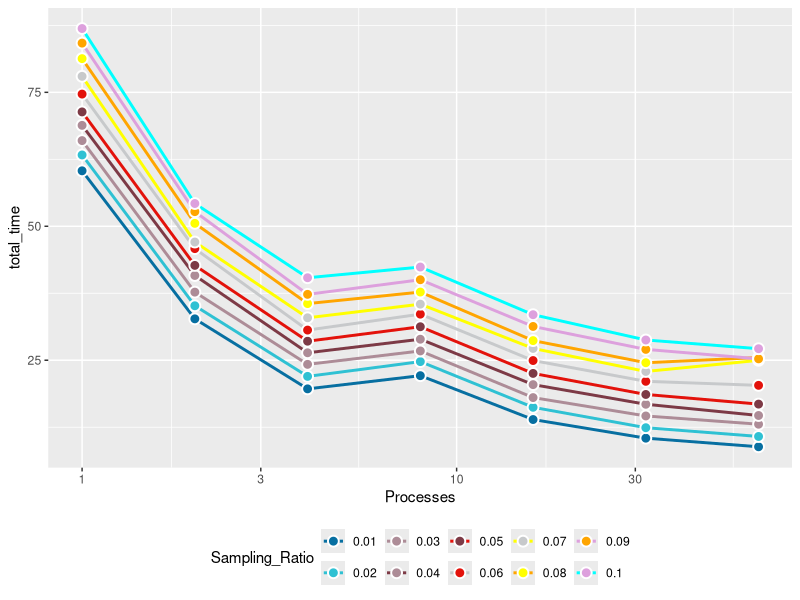
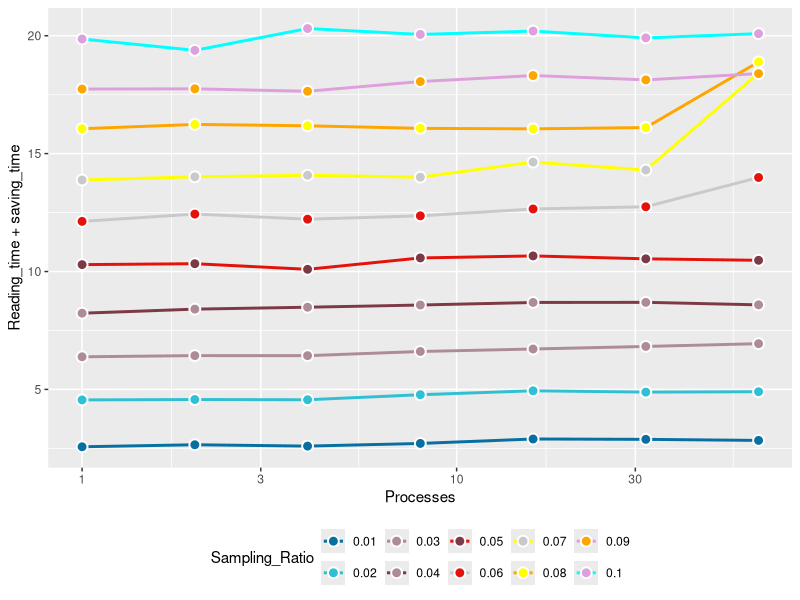
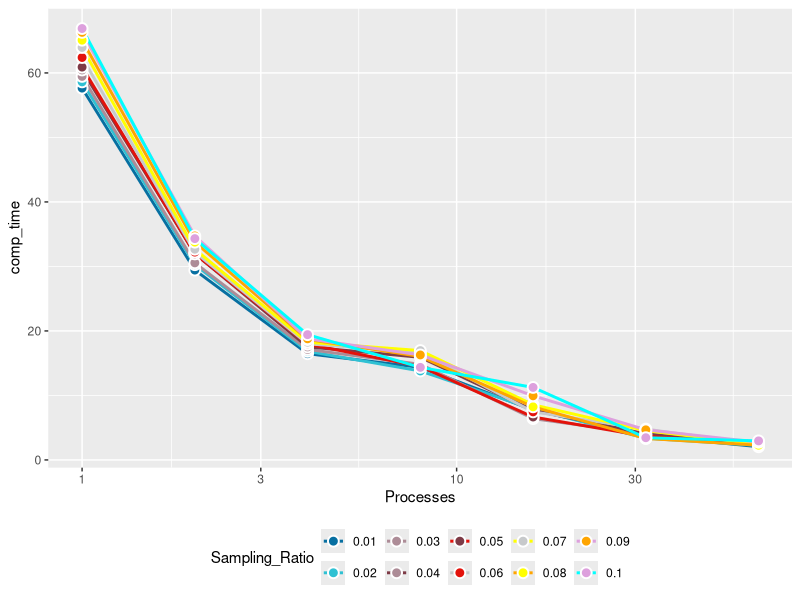
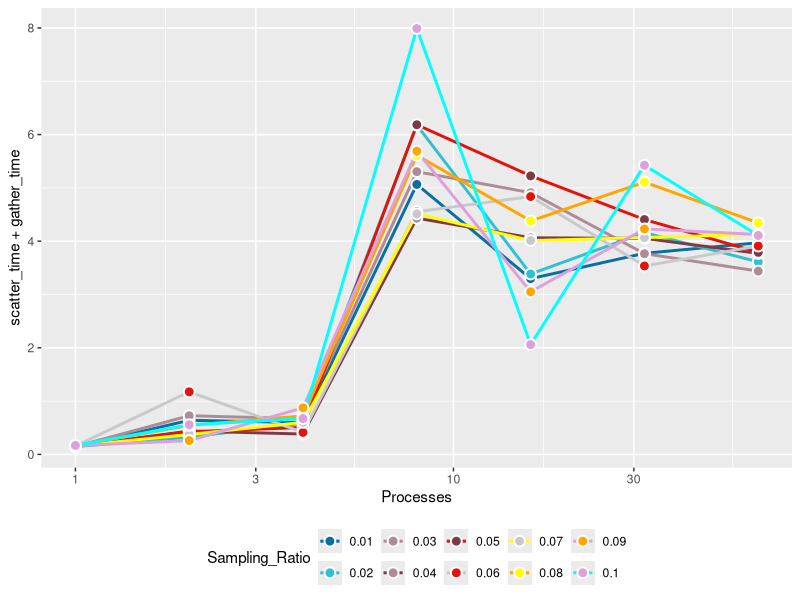
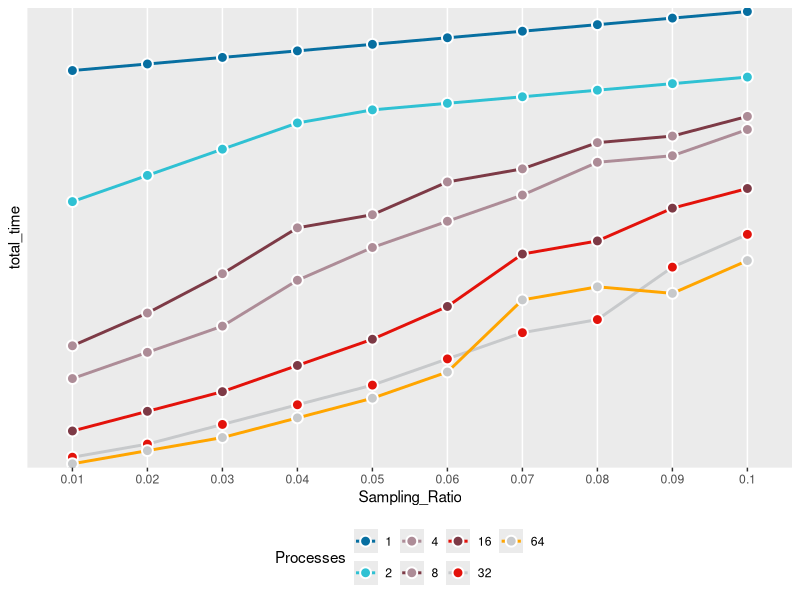
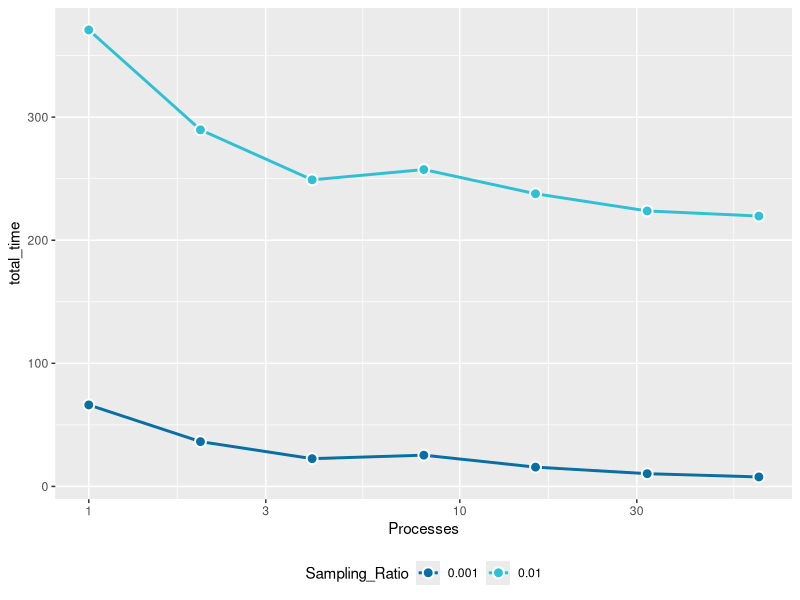
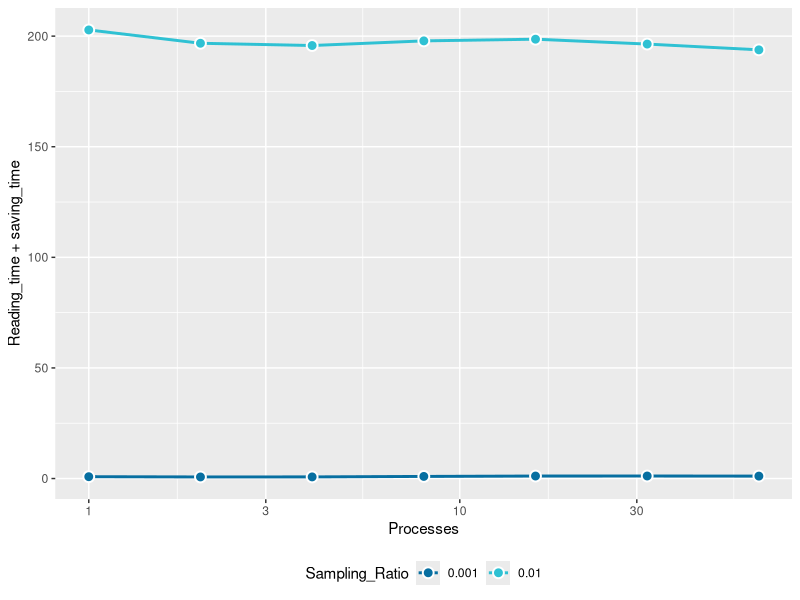
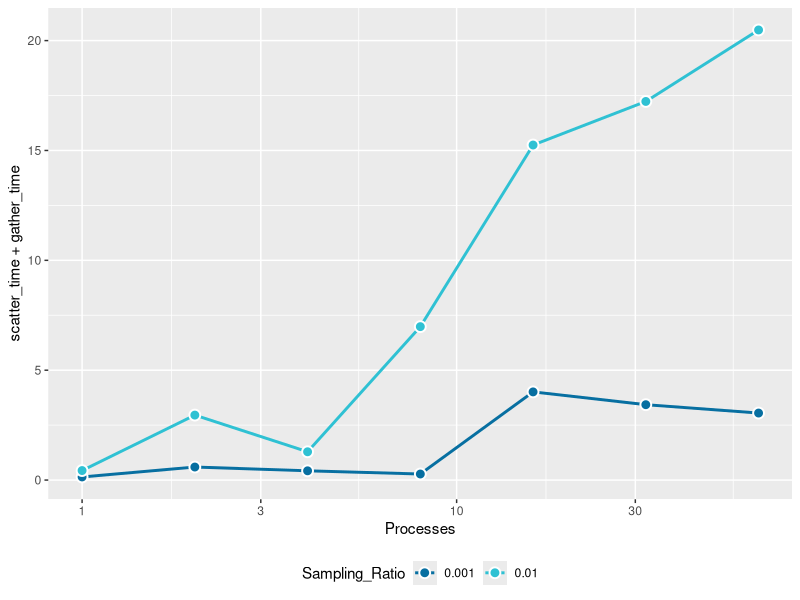

Generate these figures, in order, with R:
library(ggplot2)

BROWN <- "#AD8C97"
BROWN_DARKER <- "#7d3a46"
GREEN <- "#2FC1D3"
BLUE <- "#076FA1"
GREY <- "#C7C9CB"
GREY_DARKER <- "#5C5B5D"
RED <- "#E3120B"


srs <- as.data.frame(read.csv("srs_time.csv", header = F))
colnames(srs) <- c("Processes","Sampling_Ratio","Reading_time","scatter_time","comp_time","gather_time","saving_time","total_time")
srs_new <- as.matrix(srs[order(srs$Sampling_Ratio, decreasing = F), ])
srs_reduced <- matrix(0, ncol = 8, nrow = 70)

for(i in 1:70)
{
  temp <- rep(0,6)
  for(j in 1:10)
  {
    temp = temp + as.vector(srs_new[10*(i-1)+j,3:8])
  }
  srs_reduced[i,] = c(srs_new[10*(i-1)+1,1],srs_new[10*(i-1)+1,2],temp/10)
}

colnames(srs_reduced) <- c("Processes","Sampling_Ratio","Reading_time","scatter_time","comp_time","gather_time","saving_time","total_time")
srs_reduced = as.data.frame(srs_reduced)
srs_reduced$Sampling_Ratio = factor(as.numeric(srs_reduced$Sampling_Ratio ))


plt1 <- ggplot(srs_reduced, aes(x = Processes, y = total_time), group = Sampling_Ratio) +
  geom_line(aes(color = Sampling_Ratio), linewidth = 1) +
  geom_point(
    aes(fill = Sampling_Ratio), 
    size = 3, 
    pch = 21, # Type of point that allows us to have both color (border) and fill.
    color = "white", 
    stroke = 1 # The width of the border, i.e. stroke.
  ) + scale_color_manual(values = c(BLUE, GREEN, BROWN,BROWN_DARKER,RED,GREY,"yellow", "orange","plum","cyan")) +
  scale_fill_manual(values = c(BLUE, GREEN, BROWN, BROWN,BROWN_DARKER,RED,GREY,"yellow", "orange","plum","cyan")) +
  scale_x_log10()+
  # Do not include any legend
  theme(legend.position = "bottom")

plt1

plt8 <- ggplot(srs_reduced, aes(x = Processes, y = Reading_time+saving_time), group = Sampling_Ratio) +
  geom_line(aes(color = Sampling_Ratio), linewidth = 1) +
  geom_point(
    aes(fill = Sampling_Ratio), 
    size = 3, 
    pch = 21, # Type of point that allows us to have both color (border) and fill.
    color = "white", 
    stroke = 1 # The width of the border, i.e. stroke.
  ) + scale_color_manual(values = c(BLUE, GREEN, BROWN,BROWN_DARKER,RED,GREY,"yellow", "orange","plum","cyan")) +
  scale_fill_manual(values = c(BLUE, GREEN, BROWN, BROWN,BROWN_DARKER,RED,GREY,"yellow", "orange","plum","cyan")) +
  scale_x_log10()+
  # Do not include any legend
  theme(legend.position = "bottom")

plt8



plt9 <- ggplot(srs_reduced, aes(x = Processes, y = comp_time), group = Sampling_Ratio) +
  geom_line(aes(color = Sampling_Ratio), linewidth = 1) +
  geom_point(
    aes(fill = Sampling_Ratio), 
    size = 3, 
    pch = 21, # Type of point that allows us to have both color (border) and fill.
    color = "white", 
    stroke = 1 # The width of the border, i.e. stroke.
  ) + scale_color_manual(values = c(BLUE, GREEN, BROWN,BROWN_DARKER,RED,GREY,"yellow", "orange","plum","cyan")) +
  scale_fill_manual(values = c(BLUE, GREEN, BROWN, BROWN,BROWN_DARKER,RED,GREY,"yellow", "orange","plum","cyan")) +
  scale_x_log10()+
  # Do not include any legend
  theme(legend.position = "bottom")

plt9

plt9 <- ggplot(srs_reduced, aes(x = Processes, y = scatter_time+ gather_time), group = Sampling_Ratio) +
  geom_line(aes(color = Sampling_Ratio), linewidth = 1) +
  geom_point(
    aes(fill = Sampling_Ratio), 
    size = 3, 
    pch = 21, # Type of point that allows us to have both color (border) and fill.
    color = "white", 
    stroke = 1 # The width of the border, i.e. stroke.
  ) + scale_color_manual(values = c(BLUE, GREEN, BROWN,BROWN_DARKER,RED,GREY,"yellow", "orange","plum","cyan")) +
  scale_fill_manual(values = c(BLUE, GREEN, BROWN, BROWN,BROWN_DARKER,RED,GREY,"yellow", "orange","plum","cyan")) +
  scale_x_log10()+
  # Do not include any legend
  theme(legend.position = "bottom")

plt9


srs_reduced <- srs_reduced[order(srs_reduced$Processes, decreasing = F), ]
srs_reduced = as.matrix(srs_reduced)
srs_reduced = as.data.frame(srs_reduced)
srs_reduced$Processes = factor(as.numeric(srs_reduced$Processes ))
plt2 <- ggplot(srs_reduced, aes(x = Sampling_Ratio, y = total_time, group = Processes)) +
  geom_line(aes(color = Processes), linewidth = 1) +
  geom_point(
    aes(fill = Processes), 
    size = 3, 
    pch = 21, # Type of point that allows us to have both color (border) and fill.
    color = "white", 
    stroke = 1 # The width of the border, i.e. stroke.
  ) + scale_color_manual(values = c(BLUE, GREEN, BROWN,BROWN_DARKER,RED,GREY,"orange")) +
  scale_fill_manual(values = c(BLUE, GREEN, BROWN, BROWN,BROWN_DARKER,RED,GREY,"orange")) + 
  scale_y_discrete(breaks = seq(1,90,by = 15)) + theme(legend.position = "bottom")

plt2


library(dplyr)
vbs <- as.data.frame(read.csv("vbs_time.csv"),header=F)
colnames(vbs) <-  c("Processes","Bins", "Sampling_Ratio","Reading_time","scatter_time","comp_time","gather_time","saving_time","total_time")
vbs_time_node <- filter(vbs, vbs$Bins == 16)
vbs_time_node <- as.matrix(vbs_time_node[order(vbs_time_node$Sampling_Ratio), ])
curr = 1
j=1
vbs_red_16 <- matrix(0,ncol = 8,nrow = 19)
for(i in 1:19)
{
  temp = rep(0,6)
  k=0
  while(j<=87 && vbs_time_node[j,1] == curr)
  {
    temp = temp + vbs_time_node[j, 4:9]
    j=j+1
    k=k+1
  }
  vbs_red_16[i, ] = c(vbs_time_node[j-1,1],vbs_time_node[j-1,3],temp/k)
  curr = 2*curr
  if(curr == 128){curr = 1}
}
colnames(vbs_red_16) = c("Processes", "Sampling_Ratio","Reading_time","scatter_time","comp_time","gather_time","saving_time","total_time")

vbs_red_16 = as.data.frame(vbs_red_16)
vbs_red_16 = vbs_red_16[-(15:19), ]
vbs_red_16$Sampling_Ratio = factor(vbs_red_16$Sampling_Ratio )


plt3 <- ggplot(vbs_red_16, aes(x = Processes, y = total_time), group = Sampling_Ratio) +
  geom_line(aes(color = Sampling_Ratio), linewidth = 1) +
  geom_point(
    aes(fill = Sampling_Ratio), 
    size = 3, 
    pch = 21, # Type of point that allows us to have both color (border) and fill.
    color = "white", 
    stroke = 1 # The width of the border, i.e. stroke.
  ) + scale_color_manual(values = c(BLUE, GREEN, BROWN,BROWN_DARKER,RED,GREY,"yellow", "orange","plum","cyan")) +
  scale_fill_manual(values = c(BLUE, GREEN, BROWN, BROWN,BROWN_DARKER,RED,GREY,"yellow", "orange","plum","cyan")) +
  scale_x_log10()+
  # Do not include any legend
  theme(legend.position = "bottom")

plt3

plt10 <- ggplot(vbs_red_16, aes(x = Processes, y = Reading_time+saving_time), group = Sampling_Ratio) +
  geom_line(aes(color = Sampling_Ratio), linewidth = 1) +
  geom_point(
    aes(fill = Sampling_Ratio), 
    size = 3, 
    pch = 21, # Type of point that allows us to have both color (border) and fill.
    color = "white", 
    stroke = 1 # The width of the border, i.e. stroke.
  ) + scale_color_manual(values = c(BLUE, GREEN, BROWN,BROWN_DARKER,RED,GREY,"yellow", "orange","plum","cyan")) +
  scale_fill_manual(values = c(BLUE, GREEN, BROWN, BROWN,BROWN_DARKER,RED,GREY,"yellow", "orange","plum","cyan")) +
  scale_x_log10()+
  # Do not include any legend
  theme(legend.position = "bottom")

plt10

plt11 <- ggplot(vbs_red_16, aes(x = Processes, y = scatter_time+gather_time), group = Sampling_Ratio) +
  geom_line(aes(color = Sampling_Ratio), linewidth = 1) +
  geom_point(
    aes(fill = Sampling_Ratio), 
    size = 3, 
    pch = 21, # Type of point that allows us to have both color (border) and fill.
    color = "white", 
    stroke = 1 # The width of the border, i.e. stroke.
  ) + scale_color_manual(values = c(BLUE, GREEN, BROWN,BROWN_DARKER,RED,GREY,"yellow", "orange","plum","cyan")) +
  scale_fill_manual(values = c(BLUE, GREEN, BROWN, BROWN,BROWN_DARKER,RED,GREY,"yellow", "orange","plum","cyan")) +
  scale_x_log10()+
  # Do not include any legend
  theme(legend.position = "bottom")

plt11


plt12 <- ggplot(vbs_red_16, aes(x = Processes, y = comp_time), group = Sampling_Ratio) +
  geom_line(aes(color = Sampling_Ratio), linewidth = 1) +
  geom_point(
    aes(fill = Sampling_Ratio), 
    size = 3, 
    pch = 21, # Type of point that allows us to have both color (border) and fill.
    color = "white", 
    stroke = 1 # The width of the border, i.e. stroke.
  ) + scale_color_manual(values = c(BLUE, GREEN, BROWN,BROWN_DARKER,RED,GREY,"yellow", "orange","plum","cyan")) +
  scale_fill_manual(values = c(BLUE, GREEN, BROWN, BROWN,BROWN_DARKER,RED,GREY,"yellow", "orange","plum","cyan")) +
  scale_x_log10()+
  # Do not include any legend
  theme(legend.position = "bottom")

plt12

vbs <- as.data.frame(read.csv("vbs_time.csv"),header=F)
colnames(vbs) <-  c("Processes","Bins", "Sampling_Ratio","Reading_time","scatter_time","comp_time","gather_time","saving_time","total_time")
vbs_time_node <- filter(vbs, vbs$Bins == 16)
vbs_time_node <- as.matrix(vbs_time_node[order(vbs_time_node$Sampling_Ratio), ])
curr = 1
j=1
vbs_red_16 <- matrix(0,ncol = 8,nrow = 19)
for(i in 1:19)
{
  temp = rep(0,6)
  k=0
  while(j<=87 && vbs_time_node[j,1] == curr)
  {
    temp = temp + vbs_time_node[j, 4:9]
    j=j+1
    k=k+1
  }
  vbs_red_16[i, ] = c(vbs_time_node[j-1,1],vbs_time_node[j-1,3],temp/k)
  curr = 2*curr
  if(curr == 128){curr = 1}
}
colnames(vbs_red_16) = c("Processes", "Sampling_Ratio","Reading_time","scatter_time","comp_time","gather_time","saving_time","total_time")

vbs_red_16 = as.data.frame(vbs_red_16)
vbs_red_16 <- vbs_red_16[order(vbs_red_16$Processes, decreasing = F), ]
vbs_red_16 = as.matrix(vbs_red_16)
vbs_red_16 = as.data.frame(vbs_red_16)
vbs_red_16$Processes = factor(as.numeric(vbs_red_16$Processes ))
plt4 <- ggplot(vbs_red_16, aes(x = Sampling_Ratio, y = total_time, group = Processes)) +
  geom_line(aes(color = Processes), linewidth = 1) +
  geom_point(
    aes(fill = Processes), 
    size = 3, 
    pch = 21, # Type of point that allows us to have both color (border) and fill.
    color = "white", 
    stroke = 1 # The width of the border, i.e. stroke.
  ) + scale_color_manual(values = c(BLUE, GREEN, BROWN,BROWN_DARKER,RED,GREY,"orange")) +
  scale_fill_manual(values = c(BLUE, GREEN, BROWN, BROWN,BROWN_DARKER,RED,GREY,"orange")) + 
  scale_y_discrete(breaks = seq(1,90,by = 15)) + theme(legend.position = "bottom")

plt4


vbs <- as.data.frame(read.csv("vbs_time.csv"),header=F)
colnames(vbs) <-  c("Processes","Bins", "Sampling_Ratio","Reading_time","scatter_time","comp_time","gather_time","saving_time","total_time")
vbs_samp_01 = filter(vbs,vbs$Sampling_Ratio== 0.001)
vbs_samp_01 = as.matrix(vbs_samp_01)
## vbs_samp_01 <- as.matrix(vbs_samp_01[order(vbs_time_node[,2]), ])
curr = 1
j=1
vbs_time_bin <- matrix(0,ncol = 8,nrow = 42)
for(i in 1:42)
{
  temp = rep(0,6)
  k=0
  while(j<=180 && vbs_samp_01[j,2] == curr)
  {
    temp = temp + vbs_samp_01[j, 4:9]
    j=j+1
    k=k+1
  }
  vbs_time_bin[i, ] = c(vbs_samp_01[j-1,1],vbs_samp_01[j-1,2],temp/k)
  curr = 2*curr
  if(curr == 64){curr = 1}
}
vbs_time_bin = vbs_time_bin[c(-36,-42), ]
colnames(vbs_time_bin) = c("Processes", "Bins","Reading_time","scatter_time","comp_time","gather_time","saving_time","total_time")
vbs_time_bin <- as.data.frame(vbs_time_bin)
vbs_time_bin$Processes <- factor(vbs_time_bin$Processes)

plt5 <- ggplot(vbs_time_bin, aes(x = Bins, y = total_time, group = Processes)) +
  geom_line(aes(color = Processes), linewidth = 1) +
  geom_point(
    aes(fill = Processes),
    size = 3, 
    pch = 21, # Type of point that allows us to have both color (border) and fill.
    color = "white", 
    stroke = 1 # The width of the border, i.e. stroke.
  ) + scale_color_manual(values = c(BLUE, GREEN, BROWN,BROWN_DARKER,RED,GREY, "orange")) +
  scale_fill_manual(values = c(BLUE, GREEN, BROWN, BROWN,BROWN_DARKER,RED,GREY,"orange")) +
 # Do not include any legend
  theme(legend.position = "bottom")

plt5



gbs <- as.data.frame(read.csv("gbs_time.csv",header = F))
colnames(gbs) <-  c("Processes","Bins", "Sampling_Ratio","Reading_time","scatter_time","comp_time","gather_time","saving_time","total_time")
gbs_time_node <- as.matrix(filter(gbs, gbs$Bins == 16))
j=1

gbs_red_16 <- matrix(0,ncol = 8,nrow = 7)
for(i in 1:7)
{
  temp = rep(0,6)
  for(k in c(1,2,3))
  {
    temp = temp + as.vector(as.numeric(gbs_time_node[j, 4:9]))
    j=j+1
  }
  gbs_red_16[i, ] = c(gbs_time_node[j-1,1],gbs_time_node[j-1,3],temp/3)
}
colnames(gbs_red_16) = c("Processes", "Sampling_Ratio","Reading_time","scatter_time","comp_time","gather_time","saving_time","total_time")

gbs_red_16 = as.data.frame(gbs_red_16)
gbs_red_16$Sampling_Ratio = factor(as.numeric(gbs_red_16$Sampling_Ratio ))


plt6 <- ggplot(gbs_red_16, aes(x = Processes, y = total_time), group = Sampling_Ratio) +
  geom_line(aes(color = Sampling_Ratio), linewidth = 1) +
  geom_point(
    aes(fill = Sampling_Ratio), 
    size = 3, 
    pch = 21, # Type of point that allows us to have both color (border) and fill.
    color = "white", 
    stroke = 1 # The width of the border, i.e. stroke.
  ) + scale_color_manual(values = c(BLUE, GREEN, BROWN,BROWN_DARKER,RED,GREY,"yellow", "orange","plum","cyan")) +
  scale_fill_manual(values = c(BLUE, GREEN, BROWN, BROWN,BROWN_DARKER,RED,GREY,"yellow", "orange","plum","cyan")) +
  scale_x_log10()+
  # Do not include any legend
  theme(legend.position = "bottom")

plt6


plt13 <- ggplot(gbs_red_16, aes(x = Processes, y = gather_time+scatter_time), group = Sampling_Ratio) +
  geom_line(aes(color = Sampling_Ratio), linewidth = 1) +
  geom_point(
    aes(fill = Sampling_Ratio), 
    size = 3, 
    pch = 21, # Type of point that allows us to have both color (border) and fill.
    color = "white", 
    stroke = 1 # The width of the border, i.e. stroke.
  ) + scale_color_manual(values = c(BLUE, GREEN, BROWN,BROWN_DARKER,RED,GREY,"yellow", "orange","plum","cyan")) +
  scale_fill_manual(values = c(BLUE, GREEN, BROWN, BROWN,BROWN_DARKER,RED,GREY,"yellow", "orange","plum","cyan")) +
  scale_x_log10()+
  # Do not include any legend
  theme(legend.position = "bottom")

plt13


plt14 <- ggplot(gbs_red_16, aes(x = Processes, y = comp_time), group = Sampling_Ratio) +
  geom_line(aes(color = Sampling_Ratio), linewidth = 1) +
  geom_point(
    aes(fill = Sampling_Ratio), 
    size = 3, 
    pch = 21, # Type of point that allows us to have both color (border) and fill.
    color = "white", 
    stroke = 1 # The width of the border, i.e. stroke.
  ) + scale_color_manual(values = c(BLUE, GREEN, BROWN,BROWN_DARKER,RED,GREY,"yellow", "orange","plum","cyan")) +
  scale_fill_manual(values = c(BLUE, GREEN, BROWN, BROWN,BROWN_DARKER,RED,GREY,"yellow", "orange","plum","cyan")) +
  scale_x_log10()+
  # Do not include any legend
  theme(legend.position = "bottom")

plt14

plt14 <- ggplot(gbs_red_16, aes(x = Processes, y = Reading_time+saving_time), group = Sampling_Ratio) +
  geom_line(aes(color = Sampling_Ratio), linewidth = 1) +
  geom_point(
    aes(fill = Sampling_Ratio), 
    size = 3, 
    pch = 21, # Type of point that allows us to have both color (border) and fill.
    color = "white", 
    stroke = 1 # The width of the border, i.e. stroke.
  ) + scale_color_manual(values = c(BLUE, GREEN, BROWN,BROWN_DARKER,RED,GREY,"yellow", "orange","plum","cyan")) +
  scale_fill_manual(values = c(BLUE, GREEN, BROWN, BROWN,BROWN_DARKER,RED,GREY,"yellow", "orange","plum","cyan")) +
  scale_x_log10()+
  # Do not include any legend
  theme(legend.position = "bottom")

plt14


gbs <- as.data.frame(read.csv("gbs_time.csv",header=F))
colnames(gbs) <-  c("Processes","Bins", "Sampling_Ratio","Reading_time","scatter_time","comp_time","gather_time","saving_time","total_time")
gbs_samp_01 = filter(gbs,gbs$Sampling_Ratio== 0.01)
gbs_samp_01 = as.matrix(gbs_samp_01)
j=1
gbs_time_bin <- matrix(0,ncol = 8,nrow = 35)
for(i in 1:35)
{
  temp = rep(0,6)
  for(k in c(1,2,3))
  {
    temp = temp + as.vector(gbs_samp_01[j, 4:9])
    j=j+1
  }
  gbs_time_bin[i, ] = c(gbs_samp_01[3*(i-1)+1,1],gbs_samp_01[3*(i-1)+1,2],temp/3)
}

colnames(gbs_time_bin) = c("Processes", "Bins","Reading_time","scatter_time","comp_time","gather_time","saving_time","total_time")
gbs_time_bin <- as.data.frame(gbs_time_bin)
gbs_time_bin$Processes <- factor(gbs_time_bin$Processes)

plt7 <- ggplot(gbs_time_bin, aes(x = Bins, y = total_time, group = Processes)) +
  geom_line(aes(color = Processes), linewidth = 1) +
  geom_point(
    aes(fill = Processes),
    size = 3, 
    pch = 21, # Type of point that allows us to have both color (border) and fill.
    color = "white", 
    stroke = 1 # The width of the border, i.e. stroke.
  ) + scale_color_manual(values = c(BLUE, GREEN, BROWN,BROWN_DARKER,RED,GREY, "orange")) +
  scale_fill_manual(values = c(BLUE, GREEN, BROWN, BROWN,BROWN_DARKER,RED,GREY,"orange")) +
  # Do not include any legend
  theme(legend.position = "bottom")

plt7